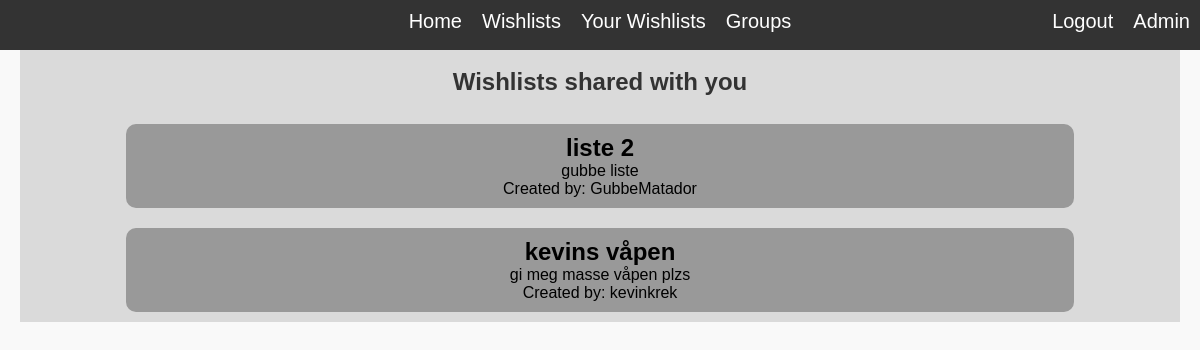
Screenshot of /wishlist/ (signed in) with the database file from the repository.
### wishlistManager/models.py (models this page shows, shortened)
class Wishlist(models.Model):
    name = models.CharField(max_length=100)
    description = models.TextField()
    date_created = models.DateTimeField(auto_now_add=True)
    date_modified = models.DateTimeField(auto_now=True)
    privacy_level = models.IntegerField(default=0)
    user = models.ForeignKey('auth.User', related_name='created_wishlists', on_delete=models.CASCADE)
    groups_with_permission = models.ManyToManyField(WishlistGroup, related_name='wishlists', blank=True, null=True)
    users_with_permission = models.ManyToManyField('auth.User', related_name='wishlists', blank=True, null=True)
    def shared_with_user(self, user):
        if user == self.user:
            return False
        if self.privacy_level == 1:
            if user in self.users_with_permission.all():
                return True
            for group in self.groups_with_permission.all():
                if user in group.members.all():
                    return True
        return False

### wishlistManager/views.py (the view)
# urls.py: path("", views.wishlist_view, name="wishlist_list"),
@login_required
def wishlist_view(request):
    wishlists = Wishlist.objects.all()
    wishlists_with_permission = [wishlist for wishlist in wishlists if wishlist.shared_with_user(request.user)]
    context = {'wishlist_list': wishlists_with_permission}
    return render(request, 'wishlist/wishlist_overview.html', context)

### wishlistManager/templates/wishlist/wishlist_overview.html (shortened to what this page needs)
{% extends "base.html" %}
{% load static %}
    {% block content %}
        <h2>Wishlists shared with you</h2>
        <br>
        {% for wishlist in wishlist_list %}
        <a href="{% url 'wishlist_detail' wishlist.id %}">
            <div class= "wishlist">
                <h2>{{ wishlist.name }}</h2>
                {% if wishlist.description %}
                    <p>{{ wishlist.description }}</p>
                {% endif %}
                <p>Created by: {{ wishlist.user }}</p>
            </div>
        </a>
        {% endfor %}
    {% endblock %}

### wishlistManager/static/styles/styles.css (style rules this page uses)
* { margin: 0; padding: 0; }
body { font-family: Arial, Helvetica, sans-serif; background-color: #f9f9f9; color: #333; margin:0; padding: 20px; overflow: hidden; }
a { text-decoration: none; color: #4a90e2; }
.wishlist { margin: 10px; padding: 10px; background-color: #999999; text-align: center; border-radius: 10px; width: 80%; }
.wishlist h1, .wishlist h2, .wishlist h3, .wishlist p { color: rgb(0, 0, 0); text-decoration: none; }

### rows the page displays
Wishlist: name "liste 2", description "gubbe liste", user "GubbeMatador"
Wishlist: name "kevins våpen", description "gi meg masse våpen plzs", user "kevinkrek"
